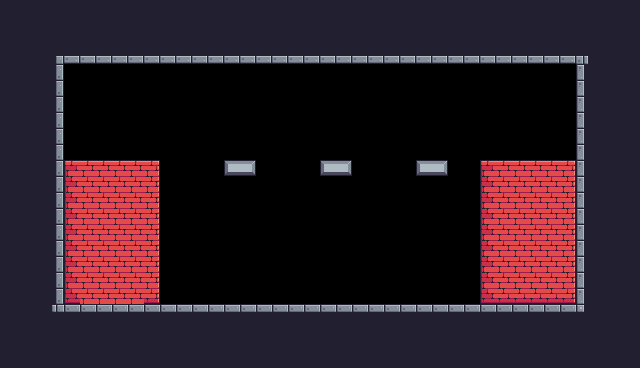

A 2D game scene composited from a Tiled map and its tileset images. What follows is a short description and the map's XML, with every tile layer's data as written:
An orthogonal 40x23 tile map with 16x16 px tiles, 1 tile layer (Background) and 23 objects (5x Chicken, 4x Saw, 3x Fruit, 2x Platform, Player, ...).

<map version="1.10" tiledversion="1.10.2" orientation="orthogonal" renderorder="right-down" width="40" height="23" tilewidth="16" tileheight="16" infinite="0" nextlayerid="4" nextobjectid="93">
 <tileset firstgid="1" source="Pixel Adventure.tsx" />
 <layer id="1" name="Background" width="40" height="23">
  <properties>
   <property name="BackgroundColor" value="Blue" />
  </properties>
  <data encoding="csv">
24,24,24,24,24,24,24,24,24,24,24,24,24,24,24,24,24,24,24,24,24,24,24,24,24,24,24,24,24,24,24,24,24,24,24,24,24,24,24,24,
24,24,24,24,24,24,24,24,24,24,24,24,24,24,24,24,24,24,24,24,24,24,24,24,24,24,24,24,24,24,24,24,24,24,24,24,24,24,24,24,
24,24,24,24,24,24,24,24,24,24,24,24,24,24,24,24,24,24,24,24,24,24,24,24,24,24,24,24,24,24,24,24,24,24,24,24,24,24,24,24,
24,24,24,4,46,46,46,46,46,46,46,46,46,46,46,46,46,46,46,46,46,46,46,46,46,46,46,46,46,46,46,46,46,46,46,46,5,24,24,24,
24,24,24,25,0,0,0,0,0,0,0,0,0,0,0,0,0,0,0,0,0,0,0,0,0,0,0,0,0,0,0,0,0,0,0,0,23,24,24,24,
24,24,24,25,0,0,0,0,0,0,0,0,0,0,0,0,0,0,0,0,0,0,0,0,0,0,0,0,0,0,0,0,0,0,0,0,23,24,24,24,
24,24,24,25,0,0,0,0,0,0,0,0,0,0,0,0,0,0,0,0,0,0,0,0,0,0,0,0,0,0,0,0,0,0,0,0,23,24,24,24,
24,24,24,25,71,71,71,0,0,0,0,0,0,0,0,0,0,0,0,0,0,0,0,0,0,0,0,0,0,0,0,0,0,0,0,0,23,24,24,24,
24,24,24,25,0,0,0,0,0,0,0,0,0,0,0,0,0,0,0,0,0,0,0,0,0,0,0,0,0,0,0,0,0,0,0,0,23,24,24,24,
24,24,24,25,0,0,0,0,0,0,0,0,0,0,0,0,0,0,0,0,0,0,0,0,0,0,0,0,0,0,0,0,0,0,0,0,23,24,24,24,
24,24,24,25,106,107,107,107,107,108,144,144,144,143,101,103,164,143,143,143,101,103,164,164,0,0,101,103,144,144,106,107,107,107,107,108,23,24,24,24,
24,24,24,25,128,129,129,129,129,130,144,144,144,0,0,0,0,0,0,0,143,143,143,0,0,0,0,144,144,144,128,129,129,129,129,130,23,24,24,24,
24,24,24,25,128,129,129,129,129,130,144,144,144,0,0,0,0,0,0,0,0,71,71,71,71,0,0,144,144,144,128,129,129,129,129,130,23,24,24,24,
24,24,24,25,128,129,129,129,129,130,144,144,144,0,0,0,0,0,0,0,0,0,0,0,0,0,0,144,144,144,128,129,129,129,129,130,23,24,24,24,
24,24,24,25,128,129,129,129,129,130,144,144,144,0,0,0,0,0,0,0,0,71,0,0,0,0,0,144,144,144,128,129,129,129,129,130,23,24,24,24,
24,24,24,25,128,129,129,129,129,130,144,144,144,0,0,0,0,0,0,0,0,0,0,0,0,0,0,144,144,144,128,129,129,129,129,130,23,24,24,24,
24,24,24,25,128,129,129,129,129,130,144,144,144,0,0,0,0,0,0,0,0,0,0,0,0,0,0,144,144,144,128,129,129,129,129,130,23,24,24,24,
24,24,24,25,128,129,129,129,129,130,144,144,144,0,0,0,0,0,0,0,0,0,0,0,0,0,0,144,144,144,128,129,129,129,129,130,23,24,24,24,
24,24,24,25,150,129,129,129,129,152,144,144,144,0,0,0,0,0,0,0,0,0,0,0,0,0,0,144,144,144,150,151,151,151,151,152,23,24,24,24,
24,24,24,26,2,2,2,2,2,2,2,2,2,2,2,2,2,2,2,2,2,2,2,2,2,2,2,2,2,2,2,2,2,2,2,2,27,24,24,24,
24,24,24,24,24,24,24,24,24,24,24,24,24,24,24,24,24,24,24,24,24,24,24,24,24,24,24,24,24,24,24,24,24,24,24,24,24,24,24,24,
24,24,24,24,24,24,24,24,24,24,24,24,24,24,24,24,24,24,24,24,24,24,24,24,24,24,24,24,24,24,24,24,24,24,24,24,24,24,24,24,
24,24,24,24,24,24,24,24,24,24,24,24,24,24,24,24,24,24,24,24,24,24,24,24,24,24,24,24,24,24,24,24,24,24,24,24,24,24,24,24
</data>
 </layer>
 <objectgroup id="2" name="Spawnpoints">
  <object id="15" name="Player" type="Player" x="96" y="112" width="32" height="32" />
  <object id="40" name="Bananas" type="Fruit" x="224" y="128" width="32" height="32" />
  <object id="54" name="Saw" type="Saw" x="272" y="128" width="32" height="32">
   <properties>
    <property name="isVertical" type="bool" value="true" />
    <property name="offNeg" type="float" value="4" />
    <property name="offPos" type="float" value="3" />
   </properties>
  </object>
  <object id="56" type="Checkpoint" x="496" y="96" width="64" height="64" />
  <object id="63" name="Chicken" type="Chicken" x="240" y="272" width="32" height="32">
   <properties>
    <property name="offNeg" type="float" value="12" />
    <property name="offPos" type="float" value="5" />
   </properties>
  </object>
  <object id="64" name="Chicken" type="Chicken" x="304" y="272" width="32" height="32">
   <properties>
    <property name="offNeg" type="float" value="12" />
    <property name="offPos" type="float" value="5" />
   </properties>
  </object>
  <object id="65" name="Chicken" type="Chicken" x="368" y="272" width="32" height="32">
   <properties>
    <property name="offNeg" type="float" value="12" />
    <property name="offPos" type="float" value="5" />
   </properties>
  </object>
  <object id="66" name="Chicken" type="Chicken" x="176" y="272" width="32" height="32">
   <properties>
    <property name="offNeg" type="float" value="12" />
    <property name="offPos" type="float" value="5" />
   </properties>
  </object>
  <object id="67" name="Chicken" type="Chicken" x="432" y="272" width="32" height="32">
   <properties>
    <property name="offNeg" type="float" value="12" />
    <property name="offPos" type="float" value="5" />
   </properties>
  </object>
  <object id="72" name="Bananas" type="Fruit" x="416" y="128" width="32" height="32" />
  <object id="73" name="Bananas" type="Fruit" x="320" y="128" width="32" height="32" />
  <object id="74" name="Saw" type="Saw" x="368" y="128" width="32" height="32">
   <properties>
    <property name="isVertical" type="bool" value="true" />
    <property name="offNeg" type="float" value="4" />
    <property name="offPos" type="float" value="3" />
   </properties>
  </object>
  <object id="75" name="Saw" type="Saw" x="176" y="128" width="32" height="32">
   <properties>
    <property name="isVertical" type="bool" value="true" />
    <property name="offNeg" type="float" value="4" />
    <property name="offPos" type="float" value="3" />
   </properties>
  </object>
  <object id="92" type="Saw" x="304" y="32" width="32" height="32">
   <properties>
    <property name="isVertical" type="bool" value="false" />
    <property name="offNeg" type="float" value="16" />
    <property name="offPos" type="float" value="16" />
   </properties>
  </object>
 </objectgroup>
 <objectgroup id="3" name="Collisions">
  <object id="21" x="48" y="48" width="16" height="272" />
  <object id="22" x="64" y="48" width="528" height="16" />
  <object id="23" x="576" y="64" width="16" height="256" />
  <object id="24" x="64" y="304" width="512" height="16" />
  <object id="26" x="64" y="160" width="96" height="144" />
  <object id="29" x="224" y="160" width="32" height="16" />
  <object id="34" type="Platform" x="320" y="160" width="32" height="16" />
  <object id="36" type="Platform" x="416" y="160" width="32" height="16" />
  <object id="60" x="480" y="160" width="96" height="144" />
 </objectgroup>
</map>
